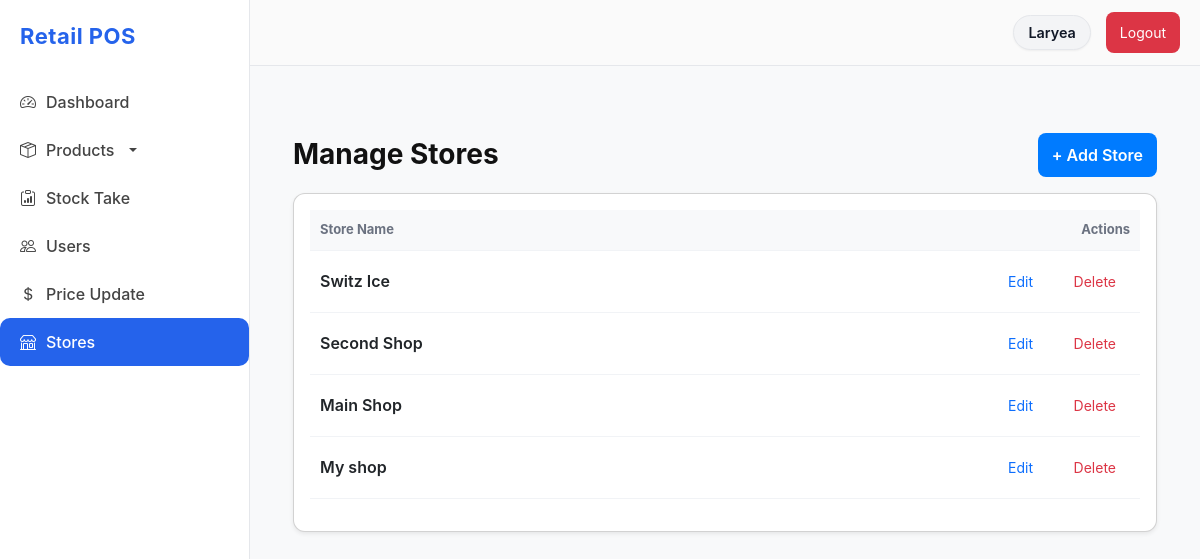
/inventory/stores/ (signed in), run on the app's committed database.
### inventory/models.py (models this page shows, shortened)
class Store(models.Model):
    name = models.CharField(max_length=255)
    code = models.CharField(max_length=50, unique=True)
    address = models.TextField(blank=True)

### inventory/views.py (the view)
# urls.py: path('stores/', views.store_list, name='store_list'),
@login_required
def store_list(request):
    profile = request.user.profile
    if not profile.is_owner:
        return redirect('inventory:home')
    stores = Store.objects.all()
    return render(request, 'inventory/store_list.html', {'stores': stores})

### inventory/models.py (called while the page is built)
    @property
    def is_owner(self):
        return self.role == ROLE_OWNER

    @property
    def is_manager(self):
        return self.role == ROLE_MANAGER

    @property
    def is_cashier(self):
        return self.role == ROLE_CASHIER

### inventory/templates/inventory/store_list.html (shortened to what this page needs)
{% extends 'inventory/base.html' %}
{% block content %}
<div class="container mt-4">
    <div class="d-flex justify-content-between align-items-center mb-3">
        <h3 class="fw-bold mb-0">Manage Stores</h3>
        <a href="{% url 'inventory:store_add' %}" class="btn btn-primary fw-semibold">
            + Add Store
        </a>
    </div>
    <div class="card shadow-sm p-3">
        <table class="table table-hover align-middle">
            <thead class="table-light">
                <tr>
                    <th>Store Name</th>
                    <th class="text-end">Actions</th>
                </tr>
            </thead>
            <tbody>
                {% for store in stores %}
                <tr>
                    <td class="fw-semibold">{{ store.name }}</td>
                    <td class="text-end">
                        <a href="{% url 'inventory:store_edit' store.id %}"
                           class="btn btn-outline-primary btn-sm me-2 d-inline-flex align-items-center">
         Edit
        </a>
                        <button class="btn btn-outline-danger btn-sm d-inline-flex align-items-center delete-store-btn"
                                data-id="{{ store.id }}"
                                data-name="{{ store.name }}">
                             Delete
                        </button>
                    </td>
                </tr>
                {% endfor %}
            </tbody>
        </table>
    </div>
</div>
{% endblock %}

### inventory/templates/inventory/base.html (shortened to what this page needs)
<!DOCTYPE html>
<html lang="en">
<head>
    {% load static %}
    <link href="https://cdn.jsdelivr.net/npm/bootstrap@5.3.0/dist/css/bootstrap.min.css" rel="stylesheet">
    <link href="https://cdn.jsdelivr.net/npm/bootstrap-icons@1.10.5/font/bootstrap-icons.css" rel="stylesheet">
    <link rel="stylesheet" href="{% static 'css/styles.css' %}">
</head>
<body class="bg-light">
{% if user.is_authenticated %}
    <div class="sidebar" id="sidebar">
    <a href="{% url 'dashboard' %}" class="brand">Retail POS</a>
    <nav class="nav flex-column">
        {% if not user.profile.is_cashier %}
            <a class="nav-link {% if request.resolver_match.url_name == 'dashboard' %}active{% endif %}"
               href="{% url 'dashboard' %}">
                <i class="bi bi-speedometer2"></i> Dashboard
            </a>
        {% endif %}
{% if not user.profile.is_cashier %}
<div class="nav-item dropdown">
    <a class="nav-link dropdown-toggle
        {% if 'products' in request.path %}active{% endif %}"
       href="#" role="button" data-bs-toggle="dropdown" aria-expanded="false">
        <i class="bi bi-box-seam"></i> Products
    </a>
</div>
{% endif %}
        {% if user.profile.is_manager or user.profile.is_owner %}
        <a class="nav-link {% if request.resolver_match.url_name == 'stock_take' %}active{% endif %}"
           href="{% url 'inventory:stock_take' 1 %}">
            <i class="bi bi-clipboard-data"></i> Stock Take
        </a>
        {% endif %}
        {% if user.profile.is_owner %}
            <a class="nav-link {% if request.resolver_match.url_name == 'users' %}active{% endif %}"
               href="{% url 'inventory:users' %}">
                <i class="bi bi-people"></i> Users
            </a>
            <a class="nav-link {% if request.resolver_match.url_name == 'price_update' %}active{% endif %}"
               href="{% url 'inventory:price_update' %}">
                <i class="bi bi-currency-dollar"></i> Price Update
            </a>
            <a class="nav-link {% if request.resolver_match.url_name == 'store_list' %}active{% endif %}"
               href="{% url 'inventory:store_list' %}">
                <i class="bi bi-shop"></i> Stores
            </a>
        {% endif %}
    </nav>
</div>
    <div class="topbar">
        <span class="user-pill">{{ user.username }}</span>
        <a href="{% url 'inventory:logout' %}" class="btn btn-danger btn-sm">Logout</a>
    </div>
{% endif %}
<div class="main-content">
    {% block content %}{% endblock %}
</div>
</body>
</html>

### inventory/static/css/styles.css (style rules this page uses)
:root { --brand: #007bff; --muted: #6b7280; --card-bg: #fff; --bg: #f2f4f7; --success: #28a745; }
* { box-sizing: border-box; }
body { margin: 0; font-family: Inter, "Segoe UI", Roboto, Arial, sans-serif; background: var(--bg); color: #111; }
.container { max-width: 1100px; margin: 0 auto; padding: 18px; }
.card { background: var(--card-bg); border-radius: 12px; padding: 18px; box-shadow: 0 8px 24px rgba(12, 20, 30, 0.06); margin-bottom: 18px; }
.btn { display: inline-block; padding: 10px 14px; border-radius: 8px; border: 0; cursor: pointer; }
.btn-primary { background: var(--brand); color: #fff; }
.table { width: 100%; border-collapse: collapse; }
.table th, .table td { padding: 10px; border-bottom: 1px solid #f1f3f6; text-align: left; }
.table th { color: var(--muted); font-size: 13px; }
.topbar { background: #1f2937; padding: 0.6rem 0; color: #ffffff; border-bottom: 1px solid #374151; }
.brand { font-size: 1.4rem; font-weight: 700; color: #ffffff; text-decoration: none; letter-spacing: 0.5px; }
.user-pill { background: #374151; padding: 6px 14px; border-radius: 20px; font-size: 0.9rem; font-weight: 500; }
.dropdown { position: relative; display: inline-block; }

### inventory/templates/inventory/base.html (style rules this page uses)
.sidebar { width: 250px; height: 100vh; position: fixed; left: 0; top: 0; background: #ffffff; border-right: 1px solid #e5e7eb; padding: 20px 0; transition: left 0.3s ease; z-index: 200; }
.sidebar .brand { font-size: 22px; font-weight: 700; padding: 0 20px; margin-bottom: 25px; display: block; color: #2563eb; text-decoration: none; }
.sidebar .nav-link { padding: 12px 20px; font-weight: 500; color: #444; display: flex; align-items: center; gap: 10px; border-radius: 10px; transition: 0.25s; }
.sidebar .nav-link.active { background: #2563eb !important; color: white !important; }
.main-content { margin-left: 250px; padding: 25px; transition: margin-left 0.3s ease; }
.topbar { display: flex; justify-content: flex-end; align-items: center; padding: 12px 20px; background: #fafafa; border-bottom: 1px solid #e5e7eb; position: sticky; top: 0; z-index: 150; }
.user-pill { margin-right: 15px; font-weight: 600; color: #111827; background: #f3f4f6; padding: 6px 14px; border-radius: 30px; border: 1px solid #e5e7eb; box-shadow: 0 1px 2px rgba(0,0,0,0.05); }

### data on the page
Store: name "Switz Ice"
Store: name "Second Shop"
Store: name "Main Shop"
Store: name "My shop"

### other printed values
{{ user.username }} "Laryea"
